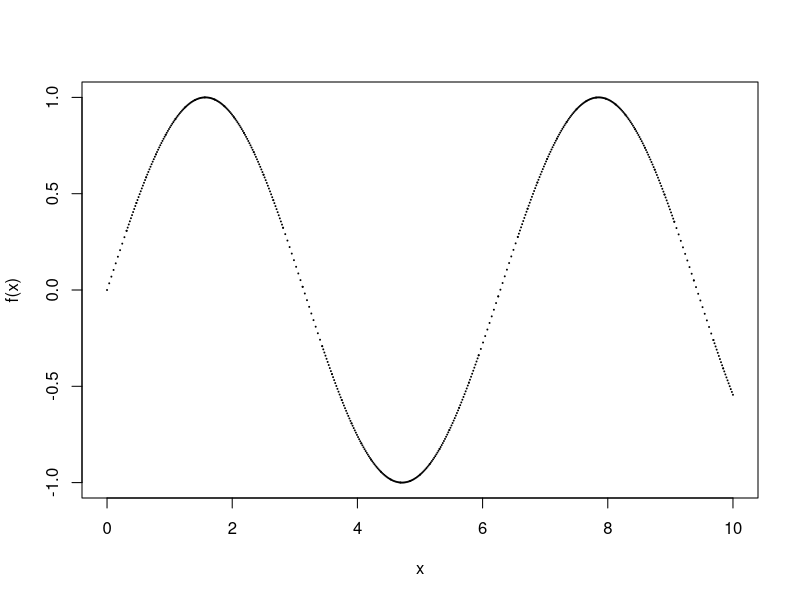

Here is the R script that generated this plot:
## ---- chunk 1
fibLoop<- function(n){
  fibSeq<- vector(length=(n+1))
fibSeq[1]<-0
fibSeq[2]<-1
  for (k in 3:(n+1)){
    fibSeq[k]<- fibSeq[k-1]+ fibSeq[k-2]
  }
  return(fibSeq)
  }

## ---- chunk 2
fibLoop(31)
## ---- chunk 3
fibRecurse<- function(n){
  if (n==1){
    return(1)}
  else{
    if ( n==0)
      return(0)
  }
  before <- Sys.time()
   thisF<- fibRecurse(n-1)+fibRecurse(n-2)
return(c(as.numeric(Sys.time()-before)))
}
## ---- chunk 4
fibRecurse(2)
## ---- chunk 5
addNSeq<- function(n){
  if (n == 0)
    return(0)
return(n + addNSeq(n-1))
}
## ---- chunk 6
addNSeq(5)
## ---- chunk 7
addRecursively<- function(n){
  if (length(n)==1)
    return(n)
return(n[1] + addRecursively(n[-1]))
  }
## ---- chunk 8
integrateRiemann<- function(f, a=0, b=1){
  nbins<- 5
  biggerBins<- simpleRiemann(f,a=a, b=b, n=nbins) #Create the state
for (k in 1:5){
  nbins <- nbins * 10 #the loop utlizies nbins as the amount of the bins need to calculate a more accurate sum. The larger nbins becomes the more accurate the approximation. Because nbins will become very large number even after 5 repetition, the value of the sum should approximate the area under the function. In the worst case, there will be 500,000 bins.
  
  smallerBins <- simpleRiemann(f, a=a, b=b, n=nbins)
  
  if(abs(smallerBins-biggerBins) < 1e-05)
    break
  biggerBins <- smallerBins #The if statement above recognizes if the current approximatation is better than the previous to 5 decimal places. If it is, repeat the process creating an new approximation. To compare the current to previous approximation, the loop initializes the previous approximation to biggerBins and recalculates smallerBins with a large nbins.
  }
return(smallerBins)  
}
## ---- chunk 9
simpleRiemann <- function(f, a=0,b=1, n=3){
  rectangleWidth<- (b-a)/n
  midpoints<- seq(a+rectangleWidth/2, b-rectangleWidth/2, length = n)
  rectangleAreas <- sapply(midpoints,f) * rectangleWidth
  return(sum(rectangleAreas))
}
## ---- chunk 10
integrateRecursive<- function(f, a, b, bLIM = (b-a)*1e-4){
  

  bigBins<- simpleRiemann(f,a=a,b=b, n=5)  
  smallBins<- simpleRiemann(f,a=a,b=b,n=10)
  if ((abs(bigBins - smallBins)< 1e-04)){ #| ( (b-a)/10 < bLIM)){
return(smallBins)    
    }else{
      if( (b-a)/10 < bLIM){
        warning("bLim exceeded") #If blim is exceeded a warning is returned
        return(smallBins)
      }else{
    mid<-(a+b)/2
    total<- integrateRecursive(f,a=a,b=mid,bLIM = bLIM)+integrateRecursive(f,a=mid,b=b,bLIM = bLIM)
    return(total)
    }}
  }
## ---- chunk 11
integral <- (10)^7/7  - 1^7/7 #Integral x^6
integrateRecursive(function(x){x^6},1,10,)
## ---- chunk 12
integral2<- (10)^6/6  - 1^6/6
integrateRecursive(function(x){x^5},1,10,) 
integrateRecursive(function(x){x^5},1,10,) == integral2
## ---- chunk 13
integral3 <- 10  - 1
integrateRecursive(function(x){1},1,10,)
integrateRecursive(function(x){1},1,10,)==integral3
## ---- chunk 14
guassQuadrature<- function(f,a=0,b=1){
  z<- c(-0.339981043584856, 0.339981043584856, -0.86113631159053,0.86113631159053)
  
  w <- c(0.652145154862546,0.652145154862546,0.347854845137454,0.347854845137454)
  
  x<- ((b-a)/2)*z + (a + b)/2
  
  return(((b-a)/2)* sum(w*sapply(x,f)))
}
## ---- chunk 15
guassQuadrature(function(x) 3 * x^317, 0 ,10) #Above this power, the value of the integral cannot be found
## ---- chunk 16
guassQuadrature(function(x) 3 * x^318, 0 ,10)
## ---- chunk 17
guassQuadrature(function(x) sin(x), 0 ,0.1)
cos(0)-cos(0.1)#Integral of sin
## ---- chunk 18
guassQuadrature(function(x) sin(x), 0 ,0.5)
cos(0)-cos(0.5) #Integral of sin
## ---- chunk 19
guassQuadrature(function(x) sin(x), 0 ,1)
cos(0)-cos(1)
## ---- chunk 20
guassQuadrature(function(x) sin(x), 0 ,1.5)
cos(0)-cos(1.5)
## ---- chunk 21
guassQuadrature(function(x) sin(x), 0 ,2)
cos(0)-cos(2)
## ---- chunk 22
guassQuadrature(function(x) sin(x), 0 ,2.5)
cos(0)-cos(2.5)#Integral of sin
## ---- chunk 23
guassQuadrature(function(x) sin(x), 0 ,3)
cos(0)-cos(3)#Integral of sin
## ---- chunk 24
guassQuadrature(function(x) sin(x), 0 ,4)
cos(0)-cos(4)#Integral of sin
## ---- chunk 25
guassQuadrature(function(x) sin(x), 0 ,11)
cos(0)-cos(11)#Integral of sin
## ---- chunk 26
guassQuadrature(function(x) sin(x), 0 ,13)
cos(0)-cos(13)#Integral of sin
## ---- chunk 27
guassQuadrature(function(x) sin(x), 0 ,18)
cos(0)-cos(18)#Integral of sin
## ---- chunk 28
integrateRecursive2<- function(f, a=0, b=1){
  
  whole <- guassQuadrature(f,a,b)
  mid <- (a+b)/2
  left <- guassQuadrature(f,a,mid)
  right <- guassQuadrature(f,mid,b)
  if( abs(whole - (left+right))>0.0001 ) {
    left <- integrateRecursive2(f, a, mid)
    right <- integrateRecursive2(f,mid,b)
    }
    return(left+right)
  }
  
## ---- chunk 29
plotF<- function(f,a=0,b=1){
  x<- getX(f,a,b)
plot(x,f(x),pch=20, cex=0.2)
  
}
## ---- chunk 30
simpleRiemann <- function(f, a=0,b=1, n=3){
  rectangleWidth<- (b-a)/n
  midpoints<- seq(a+rectangleWidth/2, b-rectangleWidth/2, length = n)
  rectangleAreas <- sapply(midpoints,f) * rectangleWidth
  return(sum(rectangleAreas))
}

getX<- function(f, a=0, b=1){
  
  bigBins<- simpleRiemann(f,a=a,b=b, n=5)  
  smallBins<- simpleRiemann(f,a=a,b=b,n=10)
  
  if (abs(bigBins-smallBins) < 1e-05){
    return(seq(a,b,length=10))
    } else {
      mid<- (a+b)/2
      return(c(getX(f,a,b=mid),getX(f,a=mid,b)))}
  }
## ---- chunk 31
fun <- function(x) sin(x)
plotF(fun,0,10)

